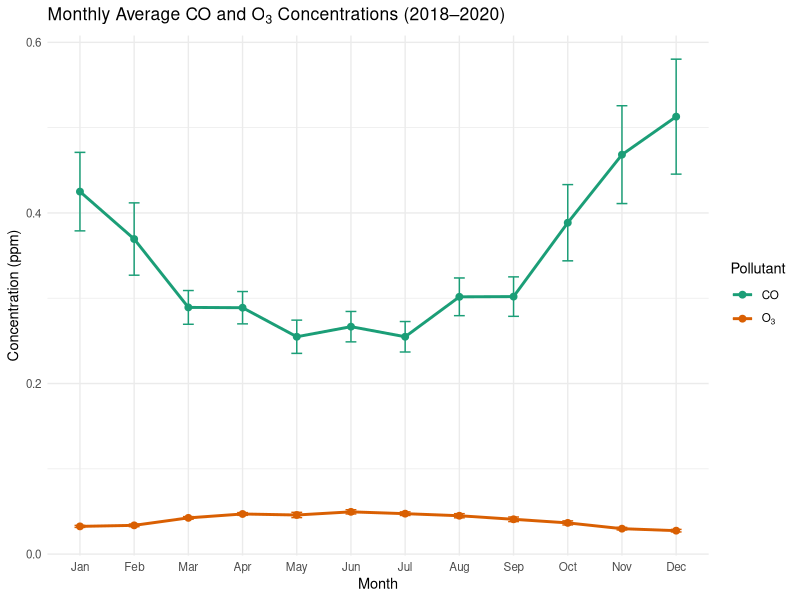
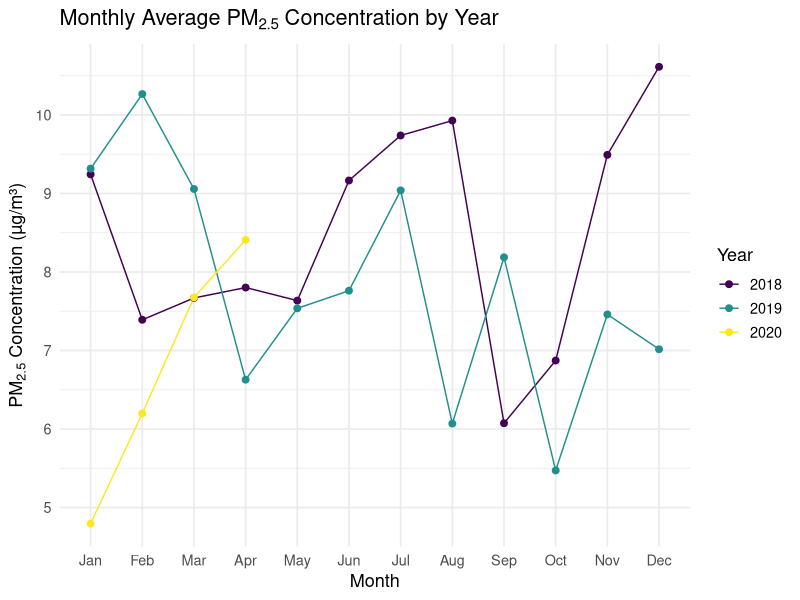
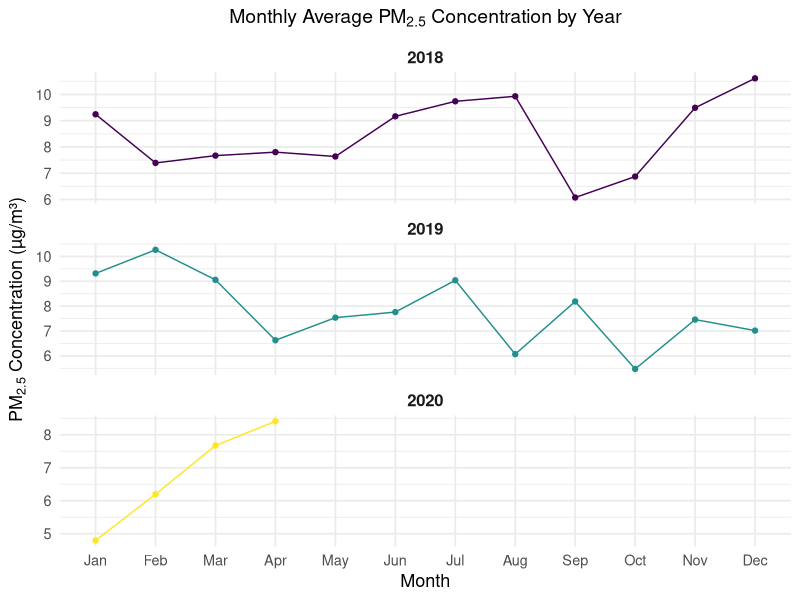

Recreate these plots in R, in order.
## ---- chunk 1
library(dplyr)
library(tidyr)
library(stringr)
library(readr)
library(lubridate)
library(ggplot2)
## ---- chunk 2
data_2018 = read.csv("project 2 data/AQ_2018.csv")
data_2019 = read.csv("project 2 data/AQ_2019.csv")
data_2020 = read.csv("project 2 data/AQ_2020.csv")
## ---- chunk 3
clean_func = function(data) { 
  data %>% 
    # Rename pollutant concentration columns
    rename(
      co = "Daily.Max.8.hour.CO.Concentration",
      pm25 = "Daily.Mean.PM2.5.Concentration",
      o3 = "Daily.Max.8.hour.Ozone.Concentration"
    ) %>%
    # Format date variable
    mutate(
      Date = mdy(Date)      
    ) %>%
    # When pollutants are negative -> set them to 0
    mutate(                
      co = if_else(co < 0, 0, co),
      pm25 = if_else(pm25 < 0, 0, pm25),
      o3 = if_else(o3 < 0, 0, o3)
    ) %>%
    # One row per day by taking the daily average
     group_by(Date) %>%     
    summarise(
      co = mean(co, na.rm = TRUE),
      pm25 = mean(pm25, na.rm = TRUE),
      o3 = mean(o3, na.rm = TRUE),
      .groups = "drop"
    ) %>%
    # Remove duplicates
    distinct() %>%
    # Select only important columns
    select(c(Date,co, pm25, o3))     
  }
## ---- chunk 4
clean_2018 = clean_func(data_2018)
clean_2019 = clean_func(data_2019)
clean_2020 = clean_func(data_2020)
## ---- chunk 5
all_data = bind_rows(
  clean_2018 %>% mutate(
    year = 2018,
    month = month(Date, label = TRUE)),
  clean_2019 %>% mutate(
    year = 2019,
    month = month(Date, label = TRUE)),
  clean_2020 %>% mutate(
    year = 2020,
    month = month(Date, label = TRUE))
)
## ---- chunk 6
# monthly avg and standard error of co and o3 across all three years
monthly_avg <- all_data %>%
  group_by(month) %>%
  summarise(
    co_mean = mean(co, na.rm = TRUE),
    co_se   = sd(co, na.rm = TRUE) / sqrt(sum(!is.na(co))),
    o3_mean = mean(o3, na.rm = TRUE),
    o3_se   = sd(o3, na.rm = TRUE) / sqrt(sum(!is.na(o3)))
  ) %>%
  # gather long for ggplot
  tidyr::pivot_longer(cols = c(co_mean, o3_mean, co_se, o3_se),
                      names_to = c("pollutant", ".value"),
                      names_pattern = "(.*)_(mean|se)")

## ---- chunk 7
ggplot(monthly_avg, aes(x = month, y = mean, color = pollutant, group = pollutant)) +
  geom_line(linewidth = 1) +
  geom_point(size = 2) +
  geom_errorbar(aes(ymin = mean - 1.96 * se, ymax = mean + 1.96 * se), width = 0.2) +
  scale_color_manual(values = c("co" = "#1b9e77", "o3" = "#d95f02"),
                     labels = c("CO", expression("O"[3]*""))) +
  labs(
    title = expression("Monthly Average CO and O"[3]*" Concentrations (2018–2020)"),
    x = "Month",
    y = "Concentration (ppm)",
    color = "Pollutant" 
  ) +
  theme_minimal(base_size = 10.5)
## ---- chunk 8
#PM2.5 monthly average for each of the three years
pm_monthly <- all_data %>%
  group_by(year, month) %>%
  summarise(pm25_mean = mean(pm25, na.rm = TRUE), .groups = "drop")
## ---- chunk 9
ggplot(pm_monthly, aes(x = month, y = pm25_mean, color = factor(year), group = year)) + geom_line(linewidth = 0.5) +
  geom_point(size = 2) +
  scale_color_viridis_d(name = "Year") +
  labs(
    title = expression("Monthly Average PM"[2.5]*" Concentration by Year"),
    x = "Month",
    y = expression("PM"[2.5]~"Concentration (µg/m³)")
  ) +
  theme_minimal(base_size = 13)

## ---- chunk 10
ggplot(pm_monthly, aes(x = month, y = pm25_mean, group = 1, color = factor(year))) +
  geom_line(linewidth = 0.5) +
  geom_point(size = 1.5) +
  scale_color_viridis_d(name = "Year") +
  facet_wrap(~ year, ncol = 1, scales = "free_y") +  # facet by year
  labs(
    title = expression("Monthly Average PM"[2.5]*" Concentration by Year"),
    x = "Month",
    y = expression("PM"[2.5]*" Concentration (µg/m³)")
  ) +
  theme_minimal(base_size = 13) +
  theme(
    legend.position = "none",         # remove legend since year is faceted
    strip.text = element_text(face = "bold", size = 12),
    plot.title = element_text(face = "bold", size = 14, hjust = 0.5)
  )
